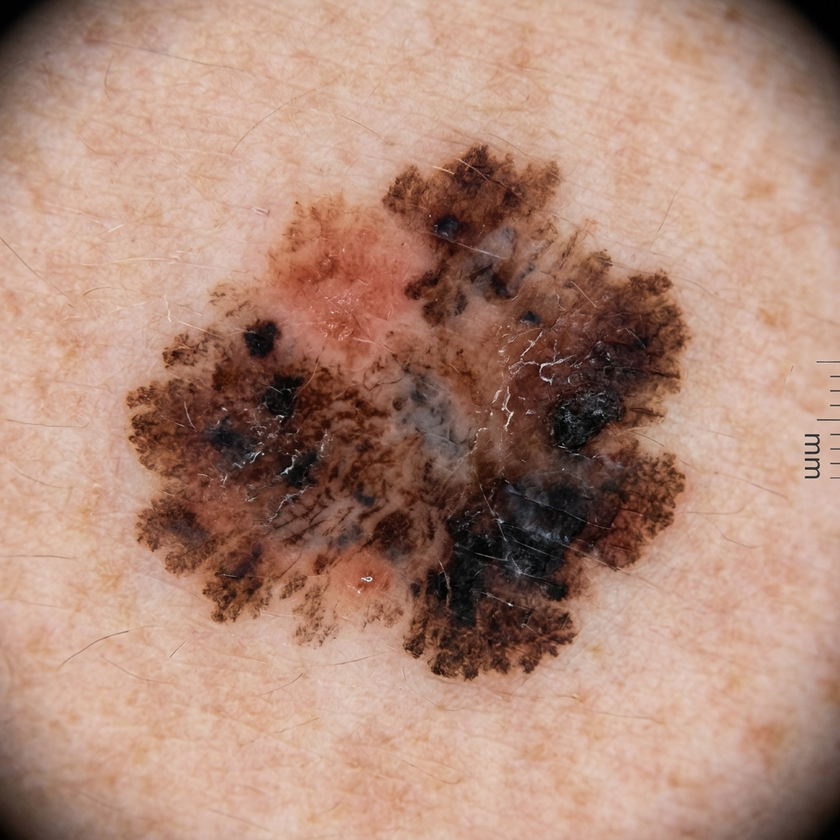
#> input picture samples/lesion_melanoma.png, 840 x 840 px, shrunk from 1024 x 1024 before the run
$ python -i utils.py   (imports and definitions only)
#> lines starting #> are read from the running program, lines starting #| are printed output that depends on the picture; after the words box and inside, x2 and y2 are one past the last pixel; in counts of white or black regions, pixels touching at a corner belong together
#> in preprocess_pipeline, img is the input picture: shape (840, 840, 3); mean B, G, R 121.2, 137.7, 175.3
try:
    import cv2
    CV2_AVAILABLE = True
except ImportError:
    CV2_AVAILABLE = False
import numpy as np
import base64

def image_to_base64_fallback(image_path):
    """Fallback to read a file directly and return its base64 encoding when cv2 is missing."""
    with open(image_path, "rb") as f:
        return base64.b64encode(f.read()).decode('utf-8')


def run_dull_razor(image):
    """
    Applies the Dull Razor algorithm to remove hair from skin lesion images.

    Steps:
    1. Grayscale conversion.
    2. Blackhat morphological filtering to locate hair structures (dark lines).
    3. Binary thresholding to create a hair mask.
    4. Image inpainting to fill in the hair pixels using neighboring skin pixels.
    """
    # 1. Grayscale conversion
    gray = cv2.cvtColor(image, cv2.COLOR_BGR2GRAY)

    # 2. Blackhat morphological filtering
    # A 9x9 kernel is typically effective for locating hair of various thicknesses
    kernel = cv2.getStructuringElement(cv2.MORPH_RECT, (9, 9))
    blackhat = cv2.morphologyEx(gray, cv2.MORPH_BLACKHAT, kernel)
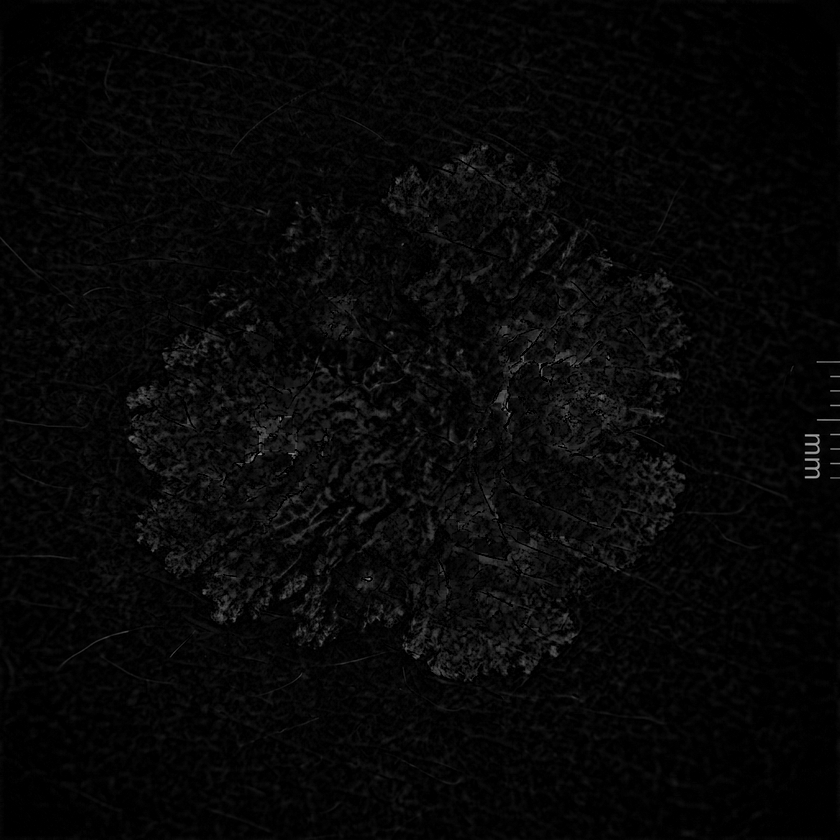
#> blackhat: shape (840, 840); min 0, max 173, mean 7.2

    # 3. Binary thresholding (intensify hair outline)
    _, hair_mask = cv2.threshold(blackhat, 10, 255, cv2.THRESH_BINARY)
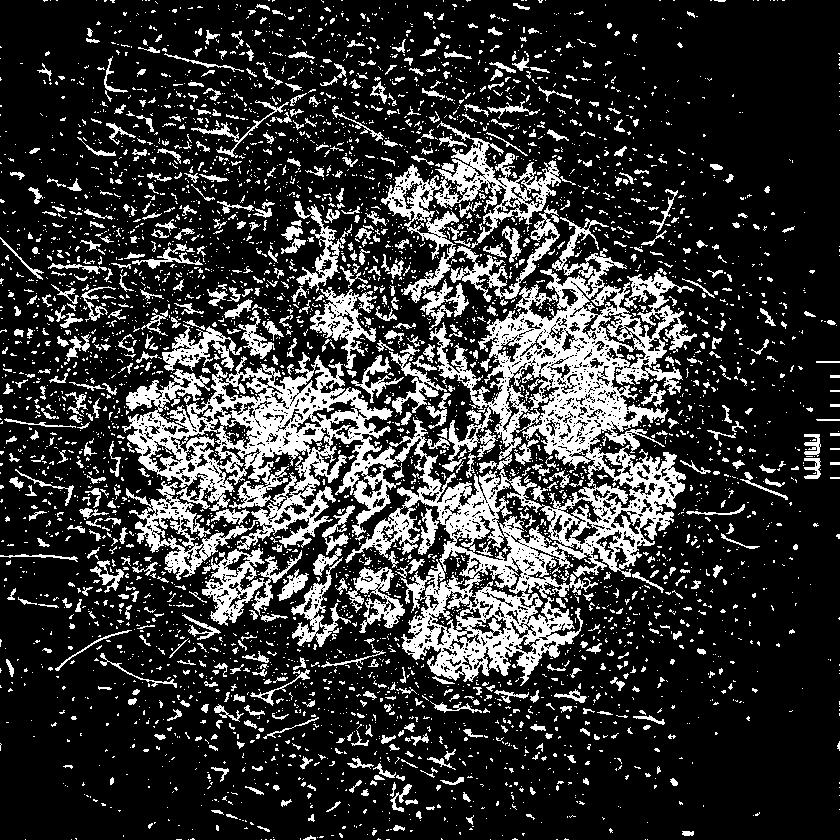
#> hair_mask: shape (840, 840); 21.4% white; 4581 white regions (3853 under 20 px), largest, box (x1, y1, x2, y2) and area: (122, 217, 697, 686) 71626, (381, 121, 561, 303) 6828, (202, 548, 302, 626) 2719

    # 4. Image inpainting (telea algorithm works well for thin lines like hair)
    inpainted = cv2.inpaint(image, hair_mask, inpaintRadius=3, flags=cv2.INPAINT_TELEA)

    return gray, blackhat, hair_mask, inpainted

def run_clahe_enhancement(image):
    """
    Applies Contrast Limited Adaptive Histogram Equalization (CLAHE) on the LAB color space.
    This enhances details of the lesion without causing excessive noise or color shifts.
    """
    # Convert from BGR to LAB color space
    lab = cv2.cvtColor(image, cv2.COLOR_BGR2LAB)
#> lab: shape (840, 840, 3); mean of channels 0, 1, 2 156.7, 140.1, 142.4
    l, a, b = cv2.split(lab)
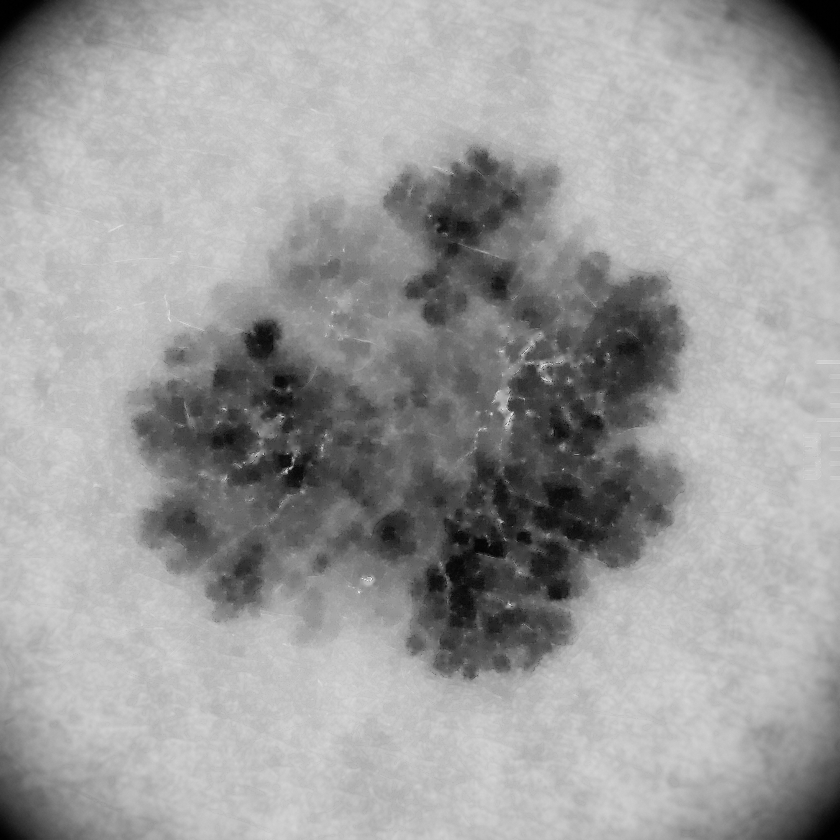
#> l: shape (840, 840); min 0, max 241, mean 156.7
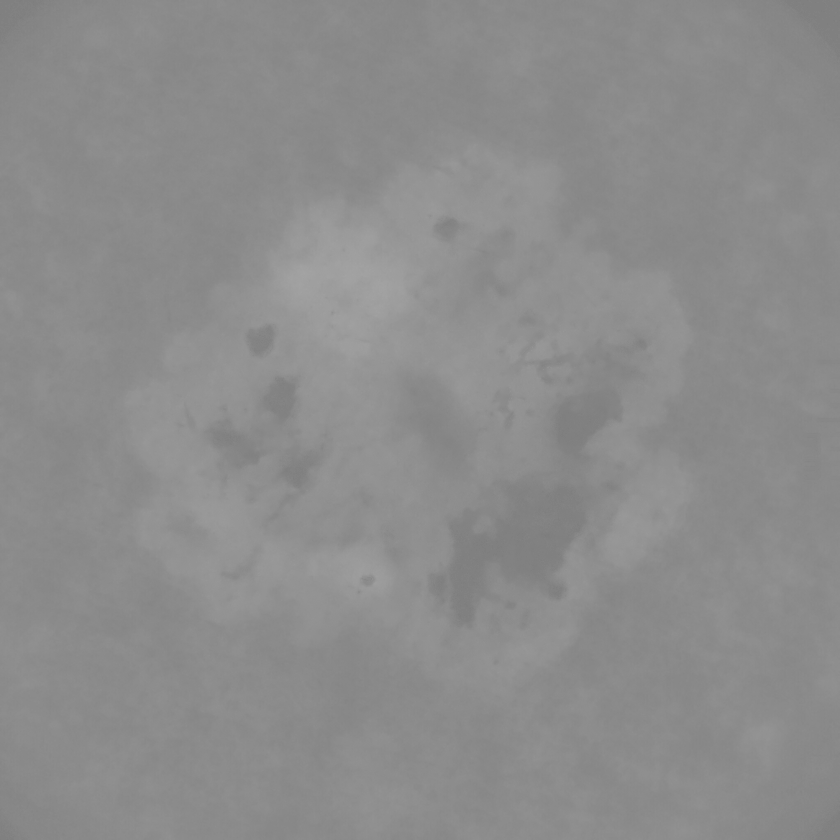
#> a: shape (840, 840); min 124, max 164, mean 140.1

    # Apply CLAHE to the L channel (lightness)
    clahe = cv2.createCLAHE(clipLimit=2.0, tileGridSize=(8, 8))
    cl = clahe.apply(l)
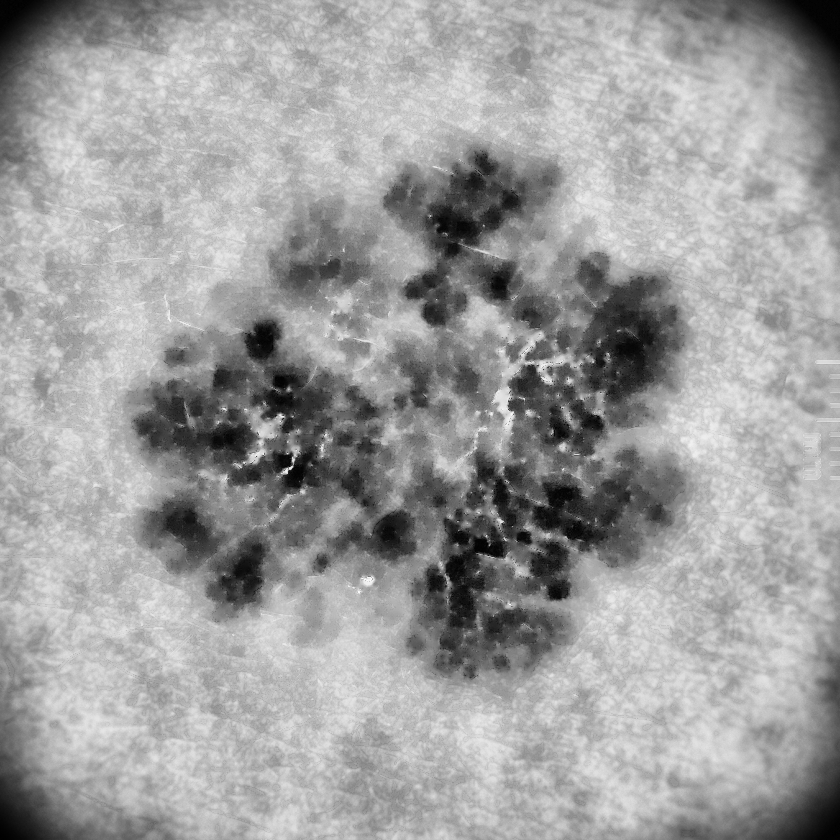
#> cl: shape (840, 840); min 0, max 253, mean 158

    # Merge the CLAHE enhanced L channel back with a and b channels
    enhanced_lab = cv2.merge((cl, a, b))
#> enhanced_lab: shape (840, 840, 3); mean of channels 0, 1, 2 158, 140.1, 142.4

    # Convert back to BGR color space
    enhanced_bgr = cv2.cvtColor(enhanced_lab, cv2.COLOR_LAB2BGR)
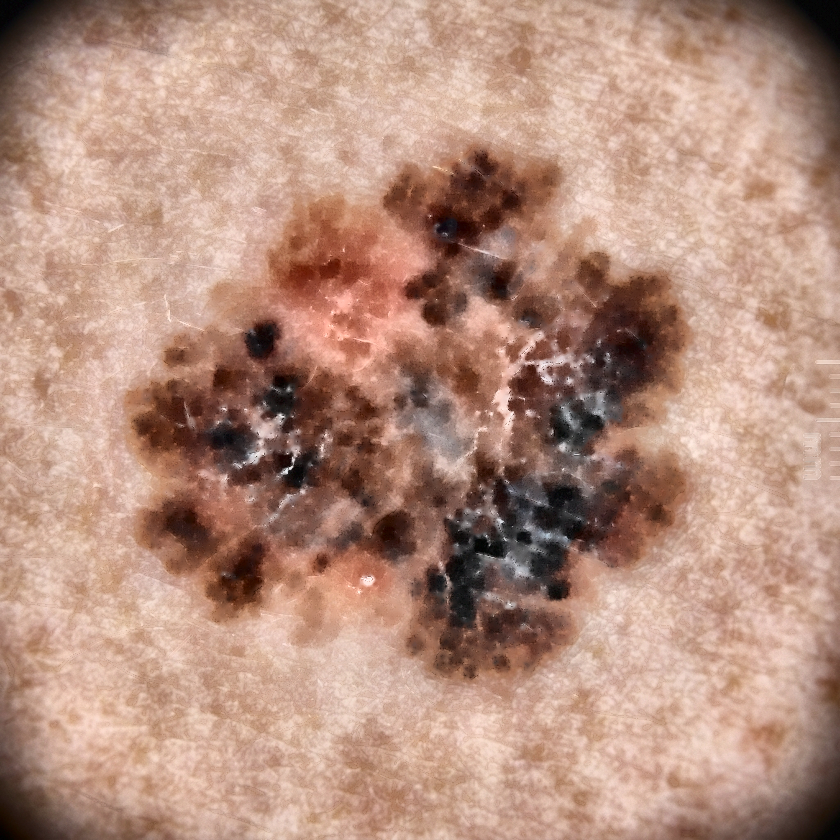
#> enhanced_bgr: shape (840, 840, 3); mean B, G, R 126.6, 143.2, 180.9

    return enhanced_bgr

def preprocess_pipeline(image_path):
    """
    Executes the full preprocessing pipeline on a skin lesion image.
    Returns:
        dictionary containing original and intermediate results as numpy arrays,
        or base64 strings if cv2 is not available.
    """
    if not CV2_AVAILABLE:
        # Graceful fallback: read file and return its base64 encoding directly for all steps
        b64_str = image_to_base64_fallback(image_path)
        return {
            'is_fallback': True,
            'original': b64_str,
            'grayscale': b64_str,
            'blackhat': b64_str,
            'hair_mask': b64_str,
            'hair_removed': b64_str,
            'enhanced': b64_str
        }

    # Load the image
    img = cv2.imread(image_path)
    if img is None:
        raise ValueError("Could not read image from path: " + image_path)

    # Run hair removal (Dull Razor)
    gray, blackhat, hair_mask, hair_removed = run_dull_razor(img)

    # Run contrast enhancement
    enhanced = run_clahe_enhancement(hair_removed)

    return {
        'is_fallback': False,
        'original': img,
        'grayscale': gray,
        'blackhat': blackhat,
        'hair_mask': hair_mask,
        'hair_removed': hair_removed,
        'enhanced': enhanced
    }

>>> result = preprocess_pipeline('samples/lesion_melanoma.png')
#> result = 7 items

$ run again, on samples/lesion_nevus.png
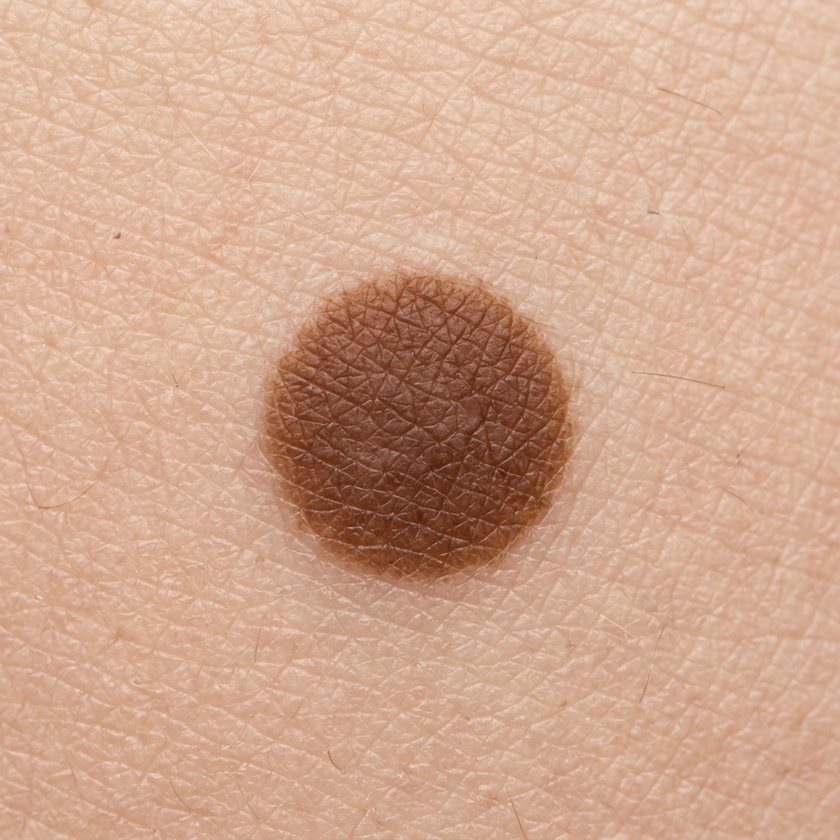
#> input picture samples/lesion_nevus.png, 840 x 840 px, shrunk from 1024 x 1024 before the run
#> in preprocess_pipeline, img is the input picture: shape (840, 840, 3); mean B, G, R 143.5, 167.6, 209
#> in run_dull_razor, `_, hair_mask = cv2.threshold(blackhat, 10, 255, cv2.THRESH_BINARY)`:
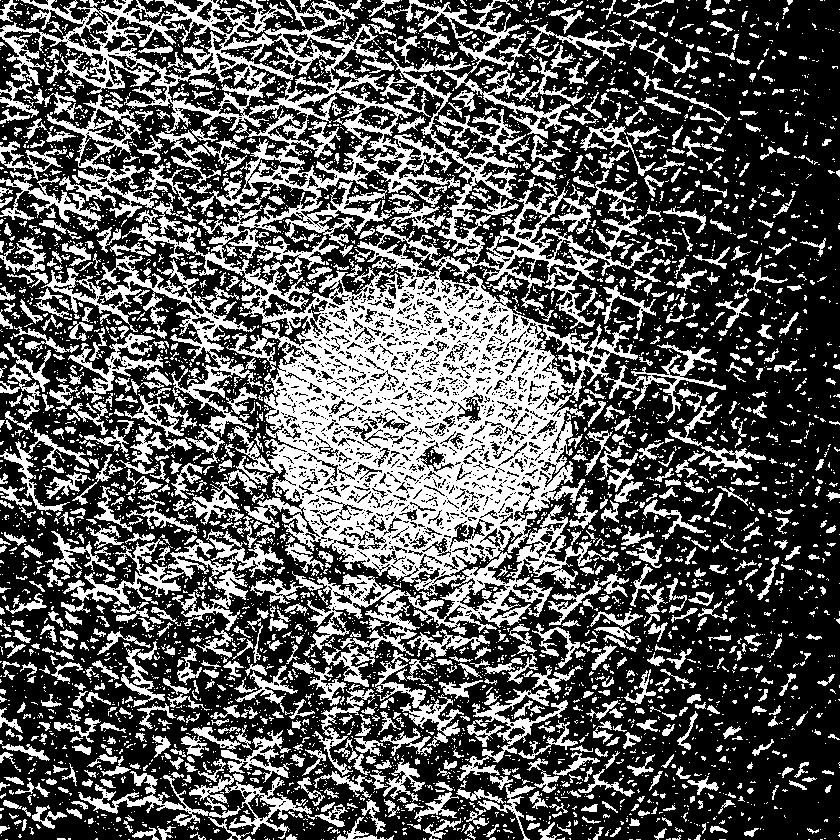
#> hair_mask: shape (840, 840); 35.5% white; 5022 white regions (3980 under 20 px), largest, box (x1, y1, x2, y2) and area: (0, 0, 726, 656) 110882, (41, 255, 263, 464) 6079, (63, 529, 284, 631) 5117
#> lab: shape (840, 840, 3); mean of channels 0, 1, 2 187.6, 139.5, 145.8
#> enhanced_lab: shape (840, 840, 3); mean of channels 0, 1, 2 173.2, 139.5, 145.8
#> in run_clahe_enhancement, `enhanced_bgr = cv2.cvtColor(enhanced_lab, cv2.COLOR_LAB2BGR)`:
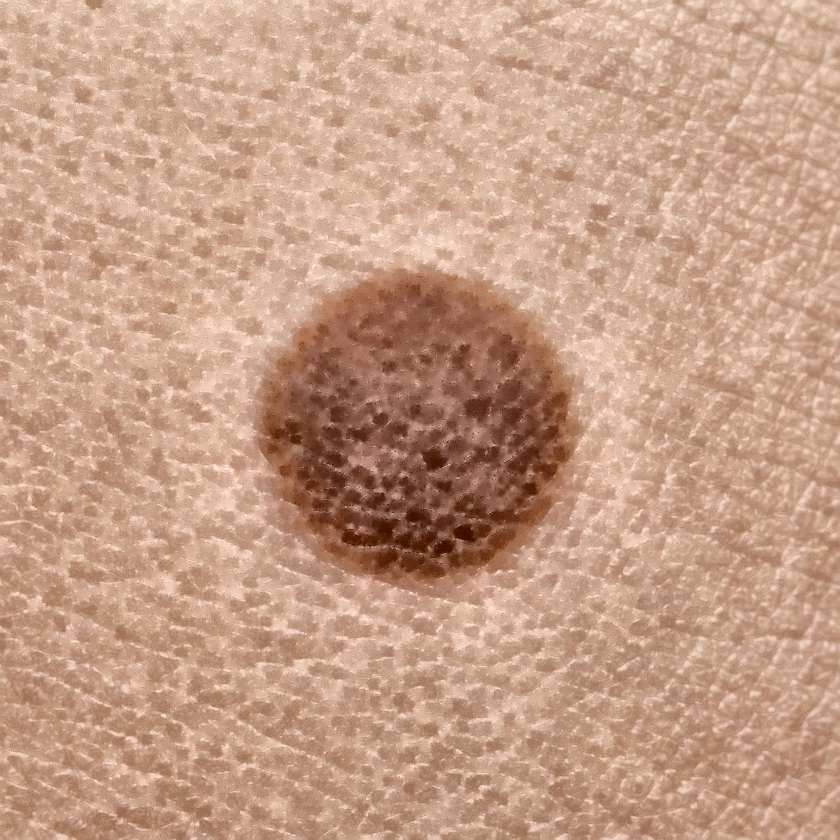
#> enhanced_bgr: shape (840, 840, 3); mean B, G, R 134.8, 157.9, 197.4
#> result = 7 items
